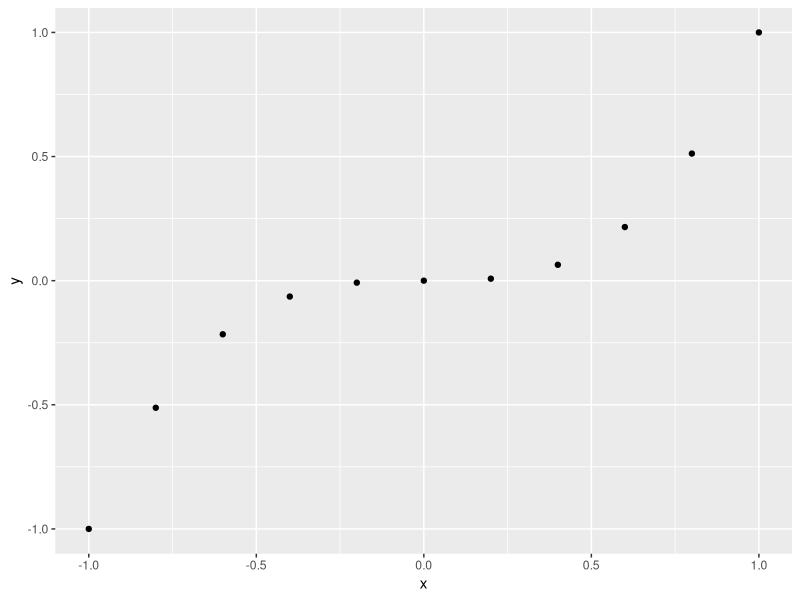
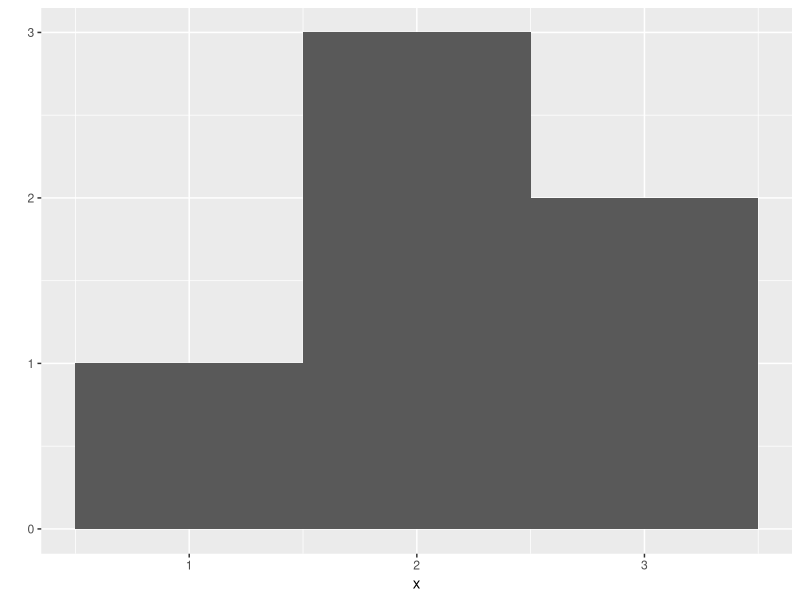
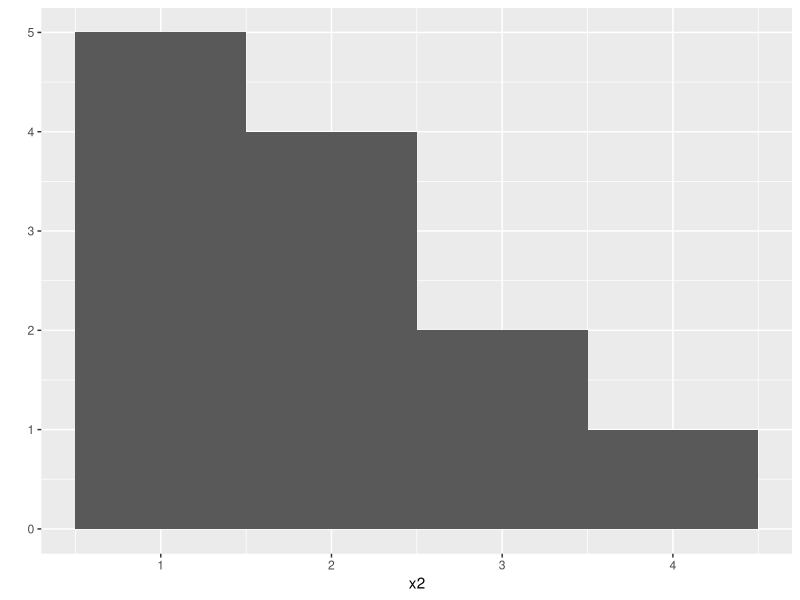
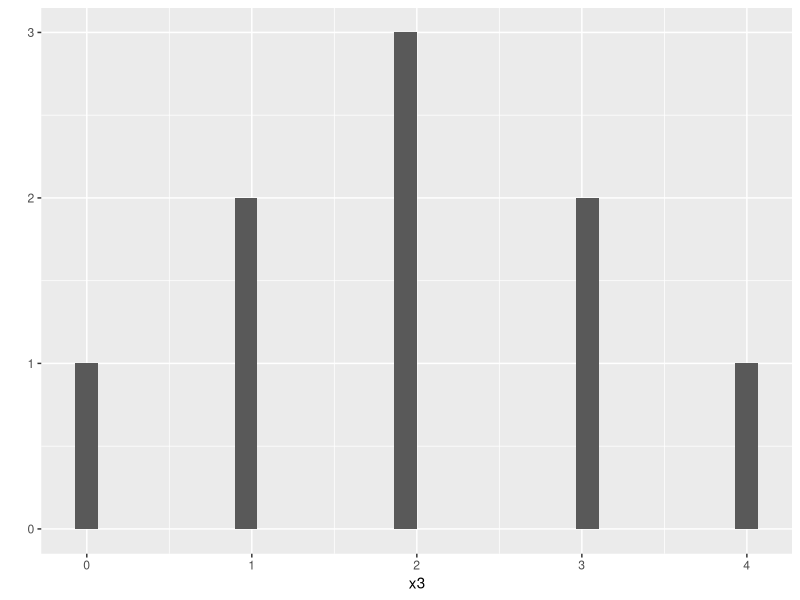
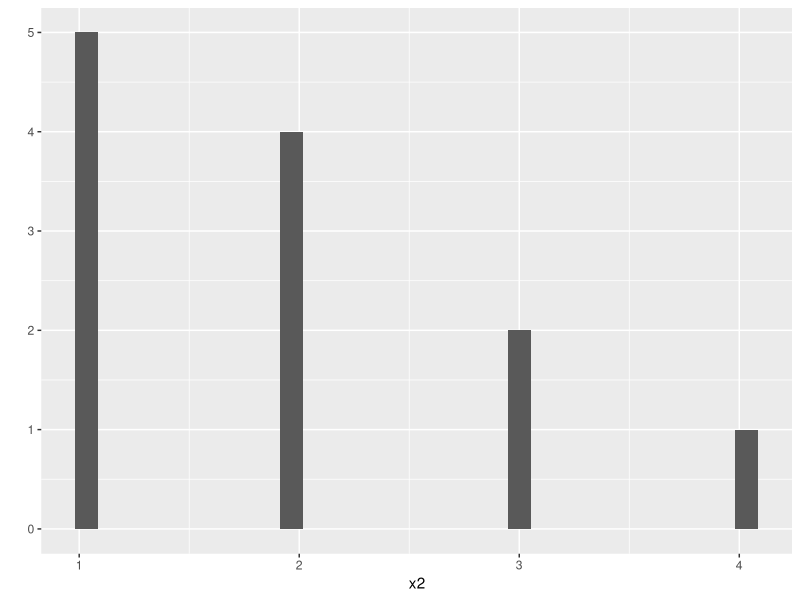

Generate these figures, in order, with R:
## ---- chunk 1
# REQUIRED: put your info here
student_name <- "Eli Chacko"   # e.g., "Jane Doe"
student_netid <- "echac2"  # e.g., "jdoe23"

# REQUIRED: confirm you completed Chapters 1–8 of HOPR in this file
# Put the chapter numbers you completed (should be 1:8 when finished).
hopr_completed_chapters <- integer(1:1)  # e.g., 1:8

# OPTIONAL but encouraged: notes about anything that was confusing or interesting
reflection_notes <- ""  # a sentence or two is fine
## ---- chunk 2

## ---- chunk 3
1:6
## ---- chunk 4
a <- 1
a

a + 2
## ---- chunk 5
die <- 1:6

die
## ---- chunk 6
Name <- 1
name <- 0

Name + 1
## ---- chunk 7
my_number <- 1
my_number 


my_number <- 999
my_number
## ---- chunk 8
ls()
## ---- chunk 9

## ---- chunk 10
die - 1
## 0 1 2 3 4 5

die / 2
## 0.5 1.0 1.5 2.0 2.5 3.0

die * die
## 1  4  9 16 25 36
## ---- chunk 11
1:2
## 1 2

1:4
## 1 2 3 4

die
## 1 2 3 4 5 6

die + 1:2
## 2 4 4 6 6 8

die + 1:4
## 2 4 6 8 6 8
## ---- chunk 12

## ---- chunk 13
die %*% die
## 91

die %o% die
##      [,1] [,2] [,3] [,4] [,5] [,6]
## [1,]    1    2    3    4    5    6
## [2,]    2    4    6    8   10   12
## [3,]    3    6    9   12   15   18
## [4,]    4    8   12   16   20   24
## [5,]    5   10   15   20   25   30
## [6,]    6   12   18   24   30   36
## ---- chunk 14
round(3.1415)
## 3

factorial(3)
## 6
## ---- chunk 15
mean(1:6)
## 3.5

mean(die)
## 3.5

round(mean(die))
## 4
## ---- chunk 16
sample(x = 1:4, size = 2)
## 3 2
## ---- chunk 17
sample(x = die, size = 1)


sample(x = die, size = 1)


sample(x = die, size = 1)

## ---- chunk 18
sample(x = die, size = 1)

sample(x = die, size = 1)

sample(x = die, size = 1)
## ---- chunk 19
sample(die, size = 1)
## ---- chunk 20
round(3.1415)
## ---- chunk 21
args(round)
## ---- chunk 22
round(3.1415)

round(3.1415, digits = 2)
## ---- chunk 23
sample(die, 1)
## ---- chunk 24
sample(size = 1, x = die)
## ---- chunk 25
sample(die, size = 2)
## ---- chunk 26
sample(die, size = 2, replace = TRUE)
## ---- chunk 27
sample(die, size = 2, replace = TRUE)
## ---- chunk 28
dice <- sample(die, size = 2, replace = TRUE)
dice

sum(dice)
## ---- chunk 29
sample(die, 2, replace = TRUE)
## ---- chunk 30
roll <- function() {
  die <- 1:6
  dice <- sample(die, size = 2, replace = TRUE)
  sum(dice)
}
## ---- chunk 31
roll()
## ---- chunk 32
dice
1 + 1
sqrt(2)
## ---- chunk 33
dice <- sample(die, size = 2, replace = TRUE)
two <- 1 + 1
a <- sqrt(2)
## ---- chunk 34
roll2 <- function() {
  dice <- sample(x, size = 2, replace = TRUE)
  sum(dice)
}
## ---- chunk 35

## ---- chunk 36
roll2 <- function(bones) {
  dice <- sample(bones, size = 2, replace = TRUE)
  sum(dice)
}
## ---- chunk 37
roll2(bones = 1:4)

roll2(bones = 1:6)


roll2(1:20)
## ---- chunk 38
roll2(0)
## ---- chunk 39
roll2 <- function(bones = 1:6) {
  dice <- sample(bones, size = 2, replace = TRUE)
  sum(dice)
}
## ---- chunk 40
roll2 <- function(bones = 1:6) {
  dice <- sample(bones, size = 2, replace = TRUE)
  sum(dice)
}
## ---- chunk 41
roll2()
## ---- chunk 42
install.packages("ggplot2")
## ---- chunk 43
library(ggplot2)
qplot
## ---- chunk 44
library(ggplot2)
## ---- chunk 45
qplot
## ---- chunk 46
x <- c(-1, -0.8, -0.6, -0.4, -0.2, 0, 0.2, 0.4, 0.6, 0.8, 1)
x
## -1.0 -0.8 -0.6 -0.4 -0.2  0.0  0.2  0.4  0.6  0.8  1.0

y <- x^3
y
## -1.000 -0.512 -0.216 -0.064 -0.008  0.000  0.008
##  0.064  0.216  0.512  1.000

qplot(x, y)
## ---- chunk 47
x <- c(1, 2, 2, 2, 3, 3)
qplot(x, binwidth = 1)
## ---- chunk 48
x2 <- c(1, 1, 1, 1, 1, 2, 2, 2, 2, 3, 3, 4)
qplot(x2, binwidth = 1)
## ---- chunk 49
x3 <- c(0, 1, 1, 2, 2, 2, 3, 3, 4)
qplot(x3)
## ---- chunk 50
qplot(x2)
## ---- chunk 51
replicate(3, 1 + 1)

replicate(10, roll())
## ---- chunk 52

## ---- chunk 53

## ---- chunk 54

## ---- chunk 55

## ---- chunk 56

## ---- chunk 57

## ---- chunk 58

## ---- chunk 59

## ---- chunk 60

## ---- chunk 61

## ---- chunk 62

## ---- chunk 63

## ---- chunk 64

## ---- chunk 65

## ---- chunk 66

## ---- chunk 67

## ---- chunk 68

## ---- chunk 69

## ---- chunk 70

## ---- chunk 71

## ---- chunk 72

## ---- chunk 73

## ---- chunk 74

## ---- chunk 75

## ---- chunk 76

## ---- chunk 77

## ---- chunk 78

## ---- chunk 79

## ---- chunk 80

## ---- chunk 81

## ---- chunk 82

## ---- chunk 83

## ---- chunk 84

## ---- chunk 85

## ---- chunk 86

## ---- chunk 87

## ---- chunk 88

## ---- chunk 89

## ---- chunk 90

## ---- chunk 91

## ---- chunk 92

## ---- chunk 93

## ---- chunk 94

## ---- chunk 95

## ---- chunk 96

## ---- chunk 97

## ---- chunk 98

## ---- chunk 99

## ---- chunk 100

## ---- chunk 101

## ---- chunk 102

## ---- chunk 103

## ---- chunk 104

## ---- chunk 105

## ---- chunk 106

## ---- chunk 107

## ---- chunk 108

## ---- chunk 109

## ---- chunk 110

## ---- chunk 111

## ---- chunk 112

## ---- chunk 113

## ---- chunk 114

## ---- chunk 115

## ---- chunk 116

## ---- chunk 117

## ---- chunk 118

## ---- chunk 119

## ---- chunk 120

## ---- chunk 121

## ---- chunk 122

## ---- chunk 123

## ---- chunk 124

## ---- chunk 125

## ---- chunk 126

## ---- chunk 127

## ---- chunk 128

## ---- chunk 129

## ---- chunk 130

## ---- chunk 131

## ---- chunk 132

## ---- chunk 133

## ---- chunk 134

## ---- chunk 135

## ---- chunk 136

## ---- chunk 137

## ---- chunk 138

## ---- chunk 139

## ---- chunk 140

## ---- chunk 141

## ---- chunk 142

## ---- chunk 143

## ---- chunk 144

## ---- chunk 145

## ---- chunk 146

## ---- chunk 147

## ---- chunk 148

## ---- chunk 149

## ---- chunk 150

## ---- chunk 151

## ---- chunk 152

## ---- chunk 153

## ---- chunk 154

## ---- chunk 155

## ---- chunk 156

## ---- chunk 157

## ---- chunk 158

## ---- chunk 159

## ---- chunk 160

## ---- chunk 161

## ---- chunk 162

## ---- chunk 163

## ---- chunk 164

## ---- chunk 165

## ---- chunk 166

## ---- chunk 167

## ---- chunk 168

## ---- chunk 169

## ---- chunk 170

## ---- chunk 171

## ---- chunk 172

## ---- chunk 173

## ---- chunk 174

## ---- chunk 175

## ---- chunk 176

## ---- chunk 177

## ---- chunk 178

## ---- chunk 179

## ---- chunk 180

## ---- chunk 181

## ---- chunk 182

## ---- chunk 183

## ---- chunk 184

## ---- chunk 185

## ---- chunk 186

## ---- chunk 187

## ---- chunk 188

## ---- chunk 189

## ---- chunk 190

## ---- chunk 191

## ---- chunk 192

## ---- chunk 193

## ---- chunk 194

## ---- chunk 195

## ---- chunk 196

## ---- chunk 197

## ---- chunk 198

## ---- chunk 199

## ---- chunk 200

## ---- chunk 201

## ---- chunk 202

## ---- chunk 203

## ---- chunk 204

## ---- chunk 205

## ---- chunk 206

## ---- chunk 207

## ---- chunk 208

## ---- chunk 209

## ---- chunk 210

## ---- chunk 211

## ---- chunk 212

## ---- chunk 213

## ---- chunk 214

## ---- chunk 215

## ---- chunk 216

## ---- chunk 217

## ---- chunk 218

## ---- chunk 219

## ---- chunk 220

## ---- chunk 221

## ---- chunk 222

## ---- chunk 223

## ---- chunk 224

## ---- chunk 225

## ---- chunk 226

## ---- chunk 227

## ---- chunk 228

## ---- chunk 229

## ---- chunk 230

## ---- chunk 231

## ---- chunk 232

## ---- chunk 233

## ---- chunk 234

## ---- chunk 235

## ---- chunk 236

## ---- chunk 237

## ---- chunk 238

## ---- chunk 239

## ---- chunk 240

## ---- chunk 241

## ---- chunk 242

## ---- chunk 243

## ---- chunk 244

## ---- chunk 245

## ---- chunk 246

## ---- chunk 247

## ---- chunk 248

## ---- chunk 249

## ---- chunk 250

## ---- chunk 251

## ---- chunk 252

## ---- chunk 253

## ---- chunk 254

## ---- chunk 255

## ---- chunk 256

## ---- chunk 257

## ---- chunk 258

## ---- chunk 259

## ---- chunk 260

## ---- chunk 261

## ---- chunk 262

## ---- chunk 263

## ---- chunk 264

## ---- chunk 265

## ---- chunk 266

## ---- chunk 267

## ---- chunk 268

## ---- chunk 269

## ---- chunk 270

## ---- chunk 271

## ---- chunk 272

## ---- chunk 273

## ---- chunk 274

## ---- chunk 275

## ---- chunk 276

## ---- chunk 277

## ---- chunk 278

## ---- chunk 279

## ---- chunk 280

## ---- chunk 281

## ---- chunk 282

## ---- chunk 283

## ---- chunk 284

## ---- chunk 285

## ---- chunk 286

## ---- chunk 287

## ---- chunk 288

## ---- chunk 289

## ---- chunk 290

## ---- chunk 291

## ---- chunk 292

## ---- chunk 293

## ---- chunk 294

## ---- chunk 295

## ---- chunk 296

## ---- chunk 297

## ---- chunk 298

## ---- chunk 299

## ---- chunk 300

## ---- chunk 301

## ---- chunk 302

## ---- chunk 303

## ---- chunk 304

## ---- chunk 305

## ---- chunk 306

## ---- chunk 307

## ---- chunk 308

## ---- chunk 309

## ---- chunk 310

## ---- chunk 311

## ---- chunk 312

## ---- chunk 313

## ---- chunk 314

## ---- chunk 315

## ---- chunk 316

## ---- chunk 317

## ---- chunk 318

## ---- chunk 319

## ---- chunk 320

## ---- chunk 321

## ---- chunk 322

## ---- chunk 323

## ---- chunk 324

## ---- chunk 325

## ---- chunk 326

## ---- chunk 327

## ---- chunk 328

## ---- chunk 329

## ---- chunk 330

## ---- chunk 331

## ---- chunk 332

## ---- chunk 333

## ---- chunk 334

## ---- chunk 335

## ---- chunk 336

## ---- chunk 337

## ---- chunk 338

## ---- chunk 339

## ---- chunk 340

## ---- chunk 341

## ---- chunk 342

## ---- chunk 343

## ---- chunk 344

## ---- chunk 345

## ---- chunk 346

## ---- chunk 347

## ---- chunk 348

## ---- chunk 349

## ---- chunk 350

## ---- chunk 351

## ---- chunk 352

## ---- chunk 353

## ---- chunk 354

## ---- chunk 355

## ---- chunk 356

## ---- chunk 357

## ---- chunk 358

## ---- chunk 359

## ---- chunk 360

## ---- chunk 361

## ---- chunk 362

## ---- chunk 363

## ---- chunk 364

## ---- chunk 365

## ---- chunk 366

## ---- chunk 367

## ---- chunk 368

## ---- chunk 369

## ---- chunk 370

## ---- chunk 371

## ---- chunk 372

## ---- chunk 373

## ---- chunk 374

## ---- chunk 375

## ---- chunk 376

## ---- chunk 377

## ---- chunk 378

## ---- chunk 379

## ---- chunk 380

## ---- chunk 381

